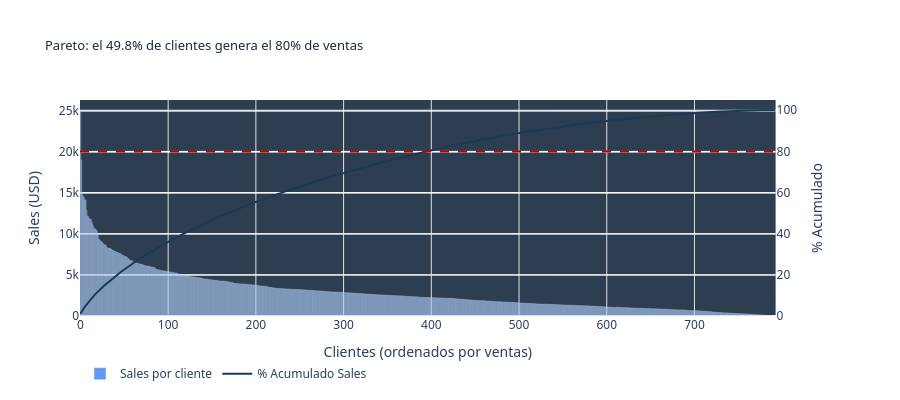

The cell this chart's notebook holds for it:
### Code cell
h5 = df.groupby(['Customer ID','Customer Name','Segment']).agg(
    total_sales =('Sales','sum'),
    total_profit=('Profit','sum')
).reset_index().sort_values('total_sales', ascending=False).reset_index(drop=True)

h5['pct_acum_sales']    = h5['total_sales'].cumsum() / h5['total_sales'].sum() * 100
h5['pct_clientes_acum'] = (h5.index + 1) / len(h5) * 100

corte_80 = h5[h5['pct_acum_sales'] <= 80].iloc[-1]

fig_h5 = make_subplots(specs=[[{"secondary_y": True}]])
fig_h5.add_trace(go.Bar(
    x=h5.index, y=h5['total_sales'],
    name='Sales por cliente',
    marker_color=COLORS['sales'],
    opacity=0.7
), secondary_y=False)
fig_h5.add_trace(go.Scatter(
    x=h5.index, y=h5['pct_acum_sales'],
    name='% Acumulado Sales',
    mode='lines',
    line=dict(color=COLORS['profit'], width=2)
), secondary_y=True)
fig_h5.add_hline(y=80, line_dash='dash', line_color=COLORS['alert_red'],
                  annotation_text="80%", secondary_y=True)
fig_h5.update_layout(
    title=dict(text=f"Pareto: el {corte_80['pct_clientes_acum']:.1f}% de clientes genera el 80% de ventas",
               font=dict(color=COLORS['text_title'], size=13)),
    plot_bgcolor=COLORS['bg_canvas'],
    paper_bgcolor=COLORS['bg_card'],
    font=dict(family='Segoe UI'),
    height=400,
    xaxis=dict(title='Clientes (ordenados por ventas)', gridcolor='#E0E0E0'),
    legend=dict(orientation='h', y=-0.2)
)
fig_h5.update_yaxes(title_text="Sales (USD)", secondary_y=False)
fig_h5.update_yaxes(title_text="% Acumulado", secondary_y=True, range=[0,105])
fig_h5.show()

### Figure 1 — Plotly figure (JSON) as saved in the notebook; plotly's stock layout.template omitted (floating-point values rounded to 4 significant figures; data arrays with more than 128 entries replaced by an {"elided": "..."} marker saying what was removed)
{"data": [{"marker": {"color": "#1F6FEB"}, "name": "Sales por cliente", "opacity": 0.7, "type": "bar", "x": {"elided": "793 int values"}, "xaxis": "x", "y": {"elided": "793 float values"}, "yaxis": "y"}, {"line": {"color": "#1B3A57", "width": 2}, "mode": "lines", "name": "% Acumulado Sales", "type": "scatter", "x": {"elided": "793 int values"}, "xaxis": "x", "y": {"elided": "793 float values"}, "yaxis": "y2"}], "layout": {"annotations": [{"showarrow": false, "text": "80%", "x": 1, "xanchor": "right", "xref": "x domain", "y": 80, "yanchor": "bottom", "yref": "y"}], "font": {"family": "Segoe UI"}, "height": 400, "legend": {"orientation": "h", "y": -0.2}, "paper_bgcolor": "#FFFFFF", "plot_bgcolor": "#2D3E50", "shapes": [{"line": {"color": "#C00000", "dash": "dash"}, "type": "line", "x0": 0, "x1": 1, "xref": "x domain", "y0": 80, "y1": 80, "yref": "y2"}], "title": {"font": {"color": "#1A2B3C", "size": 13}, "text": "Pareto: el 49.8% de clientes genera el 80% de ventas"}, "xaxis": {"anchor": "y", "domain": [0, 0.94], "gridcolor": "#E0E0E0", "title": {"text": "Clientes (ordenados por ventas)"}}, "yaxis": {"anchor": "x", "domain": [0, 1], "title": {"text": "Sales (USD)"}}, "yaxis2": {"anchor": "x", "overlaying": "y", "range": [0, 105], "side": "right", "title": {"text": "% Acumulado"}}}}
